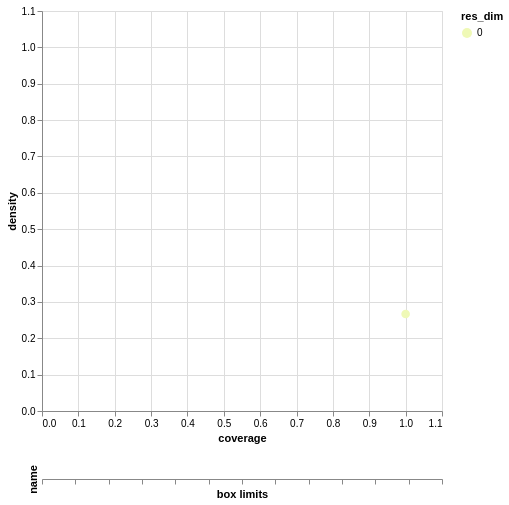

The code cell stored with this chart in its notebook:
### Code cell
box.inspect_tradeoff()

# # Visualize PRIM results
# box.show_tradeoff()
# #plt.savefig('prim_tradeoff_density_coverage.png')
# plt.show()

### Figure 1 — Vega-Lite specification as saved in the notebook (floating-point values rounded to 4 significant figures)
{"config": {"view": {"continuousWidth": 300, "continuousHeight": 300}}, "vconcat": [{"data": {"name": "data-027c00955d8f4c7f564077b75c462e49"}, "mark": {"type": "circle", "size": 75}, "encoding": {"color": {"field": "res_dim", "scale": {"range": ["#eff9b6", "#d0edb3", "#97d6b9", "#5dc0c0", "#31a5c2", "#1f80b8", "#2354a3", "#21318d"]}, "type": "ordinal"}, "opacity": {"condition": {"param": "param_5", "value": 1}, "value": 0.4}, "tooltip": [{"field": "id", "type": "quantitative"}, {"field": "coverage", "format": ".2", "type": "quantitative"}, {"field": "density", "format": ".2", "type": "quantitative"}, {"field": "res_dim", "type": "ordinal"}], "x": {"field": "coverage", "scale": {"domain": [0, 1.1]}, "type": "quantitative"}, "y": {"field": "density", "scale": {"domain": [0, 1.1]}, "type": "quantitative"}}, "height": 400, "name": "view_5", "width": 400}, {"layer": [{"data": {"name": "data-4f53cda18c2baa0c0354bb5f9a3ecbe5"}, "mark": {"type": "rule"}, "encoding": {"x": {"axis": {"grid": false, "labels": false, "title": "box limits"}, "field": "x_lower", "scale": {"domain": [0, 1], "padding": 0.1}, "type": "quantitative"}, "x2": {"field": "x_upper"}, "y": {"field": "name", "scale": {"padding": 1.0}, "type": "nominal"}}, "transform": [{"calculate": "(datum.x1-datum.minimum)/(datum.maximum-datum.minimum)", "as": "x_lower"}, {"calculate": "(datum.x2-datum.minimum)/(datum.maximum-datum.minimum)", "as": "x_upper"}, {"filter": {"param": "param_5"}}]}, {"data": {"name": "data-4f53cda18c2baa0c0354bb5f9a3ecbe5"}, "mark": {"type": "text", "align": "left", "baseline": "top", "dy": 5}, "encoding": {"text": {"field": "text", "type": "ordinal"}, "x": {"axis": {"grid": false, "labels": false, "title": "box limits"}, "field": "x_lower", "scale": {"domain": [0, 1], "padding": 0.1}, "type": "quantitative"}, "x2": {"field": "x_upper"}, "y": {"field": "name", "scale": {"padding": 1.0}, "type": "nominal"}}, "transform": [{"calculate": "(datum.x1-datum.minimum)/(datum.maximum-datum.minimum)", "as": "x_lower"}, {"calculate": "(datum.x2-datum.minimum)/(datum.maximum-datum.minimum)", "as": "x_upper"}, {"filter": {"param": "param_5"}}, {"calculate": "datum.qp_lower>0?format(datum.x1, \".2\")+\" (\"+format(datum.qp_lower, \".1~g\")+\")\" :format(datum.x1, \".2\")", "as": "text"}]}, {"data": {"name": "data-4f53cda18c2baa0c0354bb5f9a3ecbe5"}, "mark": {"type": "text", "align": "right", "baseline": "top", "dy": 5}, "encoding": {"text": {"field": "text", "type": "ordinal"}, "x": {"field": "x_upper", "type": "quantitative"}, "x2": {"field": "x_upper"}, "y": {"field": "name", "scale": {"padding": 1.0}, "type": "nominal"}}, "transform": [{"calculate": "(datum.x1-datum.minimum)/(datum.maximum-datum.minimum)", "as": "x_lower"}, {"calculate": "(datum.x2-datum.minimum)/(datum.maximum-datum.minimum)", "as": "x_upper"}, {"filter": {"param": "param_5"}}, {"calculate": "datum.qp_upper>0?format(datum.x2, \".2\")+\" (\"+format(datum.qp_upper, \".1\")+\")\" :format(datum.x2, \".2\")", "as": "text"}]}, {"data": {"name": "data-97aefd6d737ded565dc732e63f74ecc6"}, "mark": {"type": "rect", "opacity": 0.05}, "encoding": {"x": {"field": "start", "type": "quantitative"}, "x2": {"field": "end"}}}, {"data": {"name": "data-4f53cda18c2baa0c0354bb5f9a3ecbe5"}, "mark": {"type": "point"}, "encoding": {"x": {"field": "x", "type": "quantitative"}, "y": {"field": "name", "type": "nominal"}}, "transform": [{"filter": {"param": "param_5"}}]}, {"data": {"name": "data-4f53cda18c2baa0c0354bb5f9a3ecbe5"}, "mark": {"type": "text", "align": "center", "baseline": "top", "dy": 5}, "encoding": {"text": {"field": "item", "type": "nominal"}, "x": {"field": "x", "type": "quantitative"}, "y": {"field": "name", "type": "nominal"}}, "transform": [{"filter": {"param": "param_5"}}]}], "width": 400}], "params": [{"name": "param_5", "select": {"type": "point", "fields": ["id"]}, "views": ["view_5"]}], "$schema": "https://vega.github.io/schema/vega-lite/v5.20.1.json", "datasets": {"data-027c00955d8f4c7f564077b75c462e49": [{"coverage": 1.0, "density": 0.2667, "id": 0, "k": 200, "mass": 1.0, "mean": 0.2667, "n": 750, "res_dim": 0}], "data-4f53cda18c2baa0c0354bb5f9a3ecbe5": [], "data-97aefd6d737ded565dc732e63f74ecc6": [{"start": 0, "end": 1}]}}
